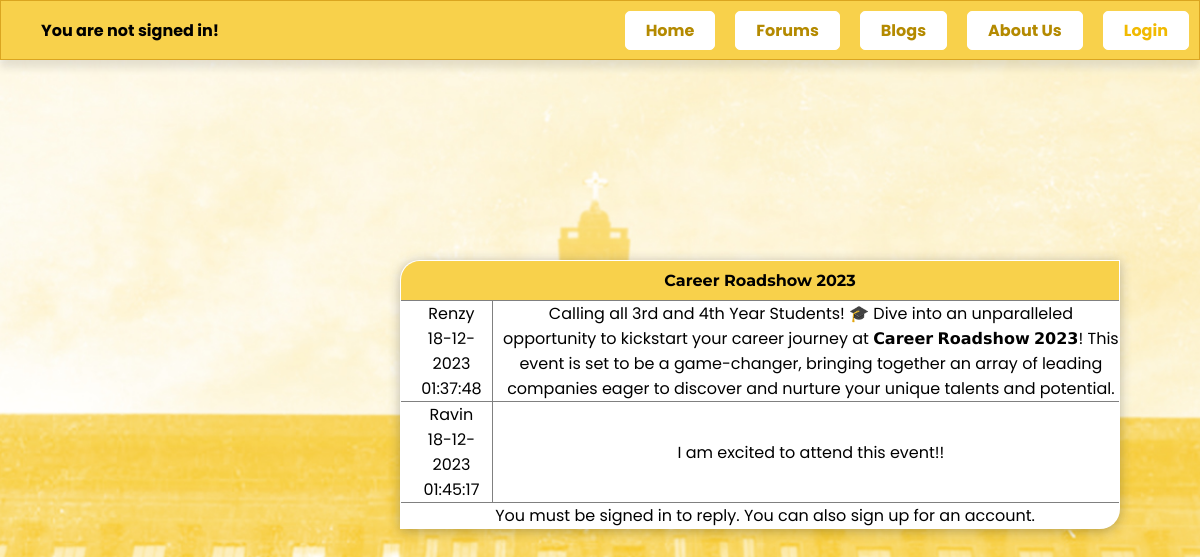
The app's page /topic.php?id=71 with its own data.
### tables this page shows
CREATE TABLE `topics` (
  `topic_id` int(8) NOT NULL,
  `topic_subject` varchar(255) NOT NULL,
  `topic_date` datetime NOT NULL,
  `topic_cat` int(8) NOT NULL,
  `topic_by` int(8) NOT NULL,
  `approved` int(11) NOT NULL
);

CREATE TABLE `posts` (
  `post_id` int(8) NOT NULL,
  `post_content` text NOT NULL,
  `post_date` datetime NOT NULL,
  `post_topic` int(8) NOT NULL,
  `post_by` int(8) NOT NULL,
  `approved` int(11) NOT NULL
);

CREATE TABLE `tomasinoblogsdb` (
  `id` int(8) NOT NULL,
  `Username` varchar(30) NOT NULL,
  `Email` varchar(255) NOT NULL,
  `Pass` varchar(255) NOT NULL,
  `Birthdate` datetime NOT NULL,
  `Gender` varchar(255) NOT NULL,
  `user_level` int(8) NOT NULL
);

### topic.php (the view, shortened to what this page needs)
<!DOCTYPE html>
<html lang="en">
<head>
    <link rel="stylesheet" href="style_Topic.css">
</head>
<body>
<?php
include 'LoginPageConnection.php';
include 'header.php';
$sql = "SELECT
			`topic_id`,
			`topic_subject`
		FROM
			`topics`
		WHERE
			`topic_id` = " . mysqli_real_escape_string($connection,$_GET['id']);
$result = mysqli_query($connection,$sql);
if(!$result)
{
	echo 'The topic could not be displayed, please try again later.';
}
else
{
	if(mysqli_num_rows($result) == 0)
	{
		echo 'This topic doesn&prime;t exist.';
	}
	else
	{
		while($row = mysqli_fetch_assoc($result))
		{
			echo '<table class="topic" border="1">
					<tr>
						<th colspan="2">' . $row['topic_subject'] . '</th>
					</tr>';
			$posts_sql = "SELECT
						posts.post_topic,
						posts.post_content,
						posts.post_date,
						posts.post_by,
						tomasinoblogsdb.id,
						tomasinoblogsdb.Username
					FROM
						posts
					LEFT JOIN
						tomasinoblogsdb
					ON
						posts.post_by = tomasinoblogsdb.id
					WHERE
						posts.approved = '1'
					AND
						posts.post_topic = " . mysqli_real_escape_string($connection,$_GET['id']);
			$posts_result = mysqli_query($connection,$posts_sql);
			if(!$posts_result)
			{
				echo '<tr><td>The posts could not be displayed, please try again later.</tr></td></table>';
			}
			else
			{
				while($posts_row = mysqli_fetch_assoc($posts_result))
				{
					echo '<tr class="topic-post">
							<td class="user-post">' . $posts_row['Username'] . '<br/>' . date('d-m-Y H:i:s', strtotime($posts_row['post_date'])) . '</td>
							<td class="post-content">' . htmlentities(stripslashes($posts_row['post_content'])) . '</td>
						</tr>';
				}
			}
			if(@!$_SESSION['signed_in'])
			{
				echo '<tr><td colspan=2>You must be <a href="signin.php">signed in</a> to reply. You can also <a href="signup.php">sign up</a> for an account.';
			}
			else
			{
				echo '<tr><td colspan="2"><h2>Reply:</h2><br />
					<form method="post" action="reply.php?id=' . $row['topic_id'] . '">
						<textarea name="reply-content"></textarea><br /><br />
						<input type="submit" value="Submit reply" />
					</form></td></tr>';
			}
			echo '</table>';
		}
	}
}
?>
</body>
</html>

### style_Topic.css (style rules this page uses)
table { background: #ffffff; border-collapse: collapse; border-radius: 20px 0 20px 0; border-spacing: 0; box-shadow: 0 2px 12px rgba(32, 32, 32, 0.3); margin-top: 200px; margin-left: 400px; overflow: hidden; margin-bottom: 200px; text-align: center; width: 60%; }
th { background: #F8D14B; color: #000000; font-family: "Montserrat", sans-serif; padding-top: 10px; padding-bottom: 10px; }
tr { color: #F8D14B; }
td { color: Black; padding-left: 10px; }

### style_Headers.css (style rules this page uses)
* { margin: 0; padding: 0; font-family: 'Poppins', sans-serif; box-sizing: border-box; }
a { text-decoration: none; }
body { background-attachment: fixed; background-image: url('Images/tb_background.jpg'); background-position: center; background-repeat: no-repeat; background-size: cover; font-family: "Montserrat", sans-serif; }
a { text-decoration: none; color: black; }

### records on screen
topics: topic_subject "Career Roadshow 2023"
posts: post_by.Username "Renzy", post_date "18-12-2023 01:37:48", post_content "Calling all 3rd and 4th Year Students! 🎓 Dive into an unparalleled opportunity to kickstart your career journey at 𝗖𝗮𝗿𝗲𝗲𝗿 𝗥𝗼𝗮𝗱𝘀𝗵𝗼𝘄 𝟮𝟬𝟮𝟯! This event is set to be a game-changer, bringing together an array of leading companies eager to discover and nurture your unique talents and potential."
posts: post_by.Username "Ravin", post_date "18-12-2023 01:45:17", post_content "I am excited to attend this event!!"
